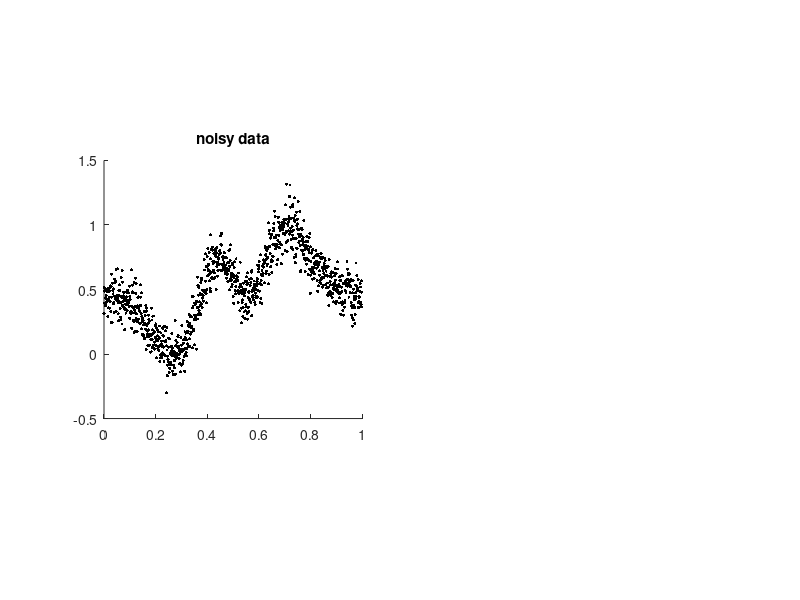

Write the MATLAB code that produced this figure. (Note: this script raises an error after producing the figure.)
%
% this script calculates and plots the cv score for an equispaced example
% on the one-dimensional torus
%
%% initialization

rng('default');                      % reset random generator

fun    = @(x) peaks(6*x-3,0);        % example function
M      = 2^10;                       % number of nodes
nodes  = (0:M-1)'/M;                 % nodes in space domain
f      = fun(nodes);                 % function values
f = f-min(f); f = f/max(f);          % normalize function
f_hat = ifft(f);                     % get original f_hat

f_e    = f+0.1*randn(size(f));       % noisy function values
W      = 1/M;                        % weights in space domain
s      = 3;                          % weights in frequency domain
W_hat  = ([0:M/2-1 M/2:-1:1])'.^s+1;

lambda_0 = 1;
MaxFunEvals = 10;

%% plot noisy data

subplot(121);
scatter(nodes,real(f_e),5,'k','filled'); hold on;
axis square;
title('noisy data');


%% main computations

options = optimoptions('fminunc',...
  'SpecifyObjectiveGradient',true,...
  'OutputFcn',@outfun,...
  'Display','iter',...
  'MaxFunEvals',MaxFunEvals);

subplot(122);
lambda_min = fminunc(@(t) cvfun(f_e, t, W, W_hat),...
  log(lambda_0), options);
hold off;
lambda_min = exp(lambda_min);



%% calculate reconstruction
f_r = F(compute_f_hat(f_e,lambda_min,W,W_hat));


%% plot reconstruction

subplot(121);
plot(nodes,real(f_r)); hold off;
title('noisy data and reconstruction');


%% helper functions

function stop = outfun(x, optimValues, ~)
  stop = false;
  loglog(exp(x),exp(optimValues.fval),'k.');
  xlabel('\lambda');
  ylabel('cv score');
  axis square;
  hold on;
  drawnow;
end

function [val,grad] = cvfun(f,t,W,W_hat)
  f_hat = W*length(f)*ifft(f);
  f_1 = F(f_hat./(1+exp(t)*W_hat));
  f_2 = F(f_hat.*W_hat./(1+exp(t)*W_hat).^2);
  
  h = W*sum(1./(1+exp(t)*W_hat));
  val = sum(((f_1-f)./(1-h)).^2);
  val = real(val);
  
  h2 = W*sum(W_hat./(1+exp(t)*W_hat).^2);
  
  grad = -2*sum(...
    h2.*(f_1-f).^2./(1-h).^3+...
    f_2.*(f_1-f)./(1-h).^2);
  grad = real(grad)/val*exp(t);
end

% variant not in log scale 
% function [val,grad] = cvfun(f,lambda,W,W_hat)
%   f_hat = W*length(f)*ifft(f);
%   f_1 = F(f_hat./(1+lambda*W_hat));
%   f_2 = F(f_hat.*W_hat./(1+lambda*W_hat).^2);
%   
%   h = W*sum(1./(1+lambda*W_hat));
%   val = sum(((f_1-f)./(1-h)).^2);
%   val = real(val);
%   
%   h2 = W*sum(W_hat./(1+lambda*W_hat).^2);
%   
%   grad = -2*sum(...
%     h2.*(f_1-f).^2./(1-h).^3+...
%     f_2.*(f_1-f)./(1-h).^2);
%   grad = real(grad);
% end

function f_hat = compute_f_hat(f,lambda,W,W_hat)
  f_hat = W*length(f)*ifft(f);
  f_hat = f_hat./(1+lambda*W_hat);
end

function f = F(f_hat)
  f = fft(f_hat);
end





















